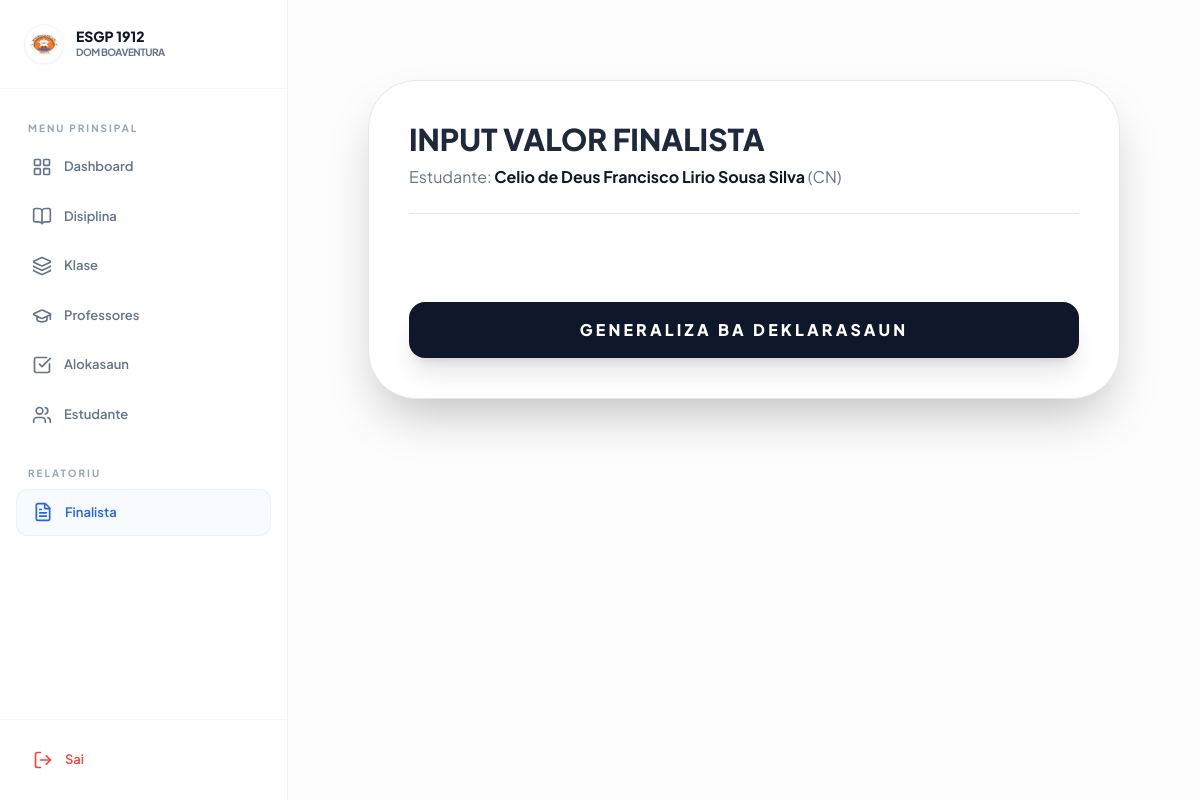
The page /attendance/finalista/input-valor/2/ on the database its author committed.
### users/models.py (models this page shows, shortened)
class Estudante(models.Model):
    SEXU_CHOICES = [('Mane', 'Mane'), ('Feto', 'Feto')]
    nu_emis = models.CharField(max_length=20, unique=True)
    naran_kompletu = models.CharField(max_length=255)
    sexu = models.CharField(max_length=10, choices=SEXU_CHOICES)
    foto = models.ImageField(upload_to='estudante_fotos/', null=True, blank=True)
    klase = models.ForeignKey('academic.Klase', on_delete=models.CASCADE)
    status = models.CharField(max_length=10, default="Ativu")

### academic/models.py (models this page shows, shortened)
class Klase(models.Model):
    DEPARTAMENTU_CHOICES = [('CN', 'Ciencias Naturais'), ('CSH', 'Ciencias Sociais e Humanidades')]
    NIVEL_CHOICES = [('10', '10'), ('11', '11'), ('12', '12')]
    nivel = models.CharField(max_length=2, choices=NIVEL_CHOICES)
    departamentu = models.CharField(max_length=3, choices=DEPARTAMENTU_CHOICES)
    turma = models.CharField(max_length=5) # Contoh: A, B, atau C

### attendance/views.py (the view, shortened to what this page needs)
# urls.py: path('finalista/input-valor/<int:estudante_id>/', views.input_valor_estudante, name='input_valor_estudante'),
def input_valor_estudante(request, estudante_id):
    estudante = get_object_or_404(Estudante, id=estudante_id)
    disiplinas = Disiplina.objects.filter(
        Q(departamentu='Geral') | Q(departamentu=estudante.klase.departamentu)
    )
    return render(request, 'attendance/form_valor.html', {
        'estudante': estudante,
        'disiplinas': disiplinas,
    })

### templates/attendance/form_valor.html (shortened to what this page needs)
{% extends 'base.html' %}
{% block content %}
<div class="max-w-4xl mx-auto p-8">
    <div class="bg-white rounded-[3rem] border border-slate-200 shadow-2xl p-10">
        <h2 class="text-3xl font-black text-slate-800 mb-2 uppercase">Input Valor Finalista</h2>
        <p class="text-slate-500 mb-8 border-b pb-6">Estudante: <span class="font-bold text-slate-900">{{ estudante.naran_kompletu }}</span> ({{ estudante.klase.departamentu }})</p>
        <form method="POST" class="space-y-6">
    <div class="pt-8">
    <button type="submit" class="w-full py-4 bg-slate-900 text-white text-center rounded-2xl font-black uppercase tracking-[0.2em] shadow-xl hover:bg-indigo-600 transform hover:-translate-y-1 transition-all">
         Generaliza ba Deklarasaun
    </button>
</div>
</form>
    </div>
</div>
{% endblock %}

### templates/base.html (style rules this page uses)
:root { --primary: #3b82f6; }
body { font-family: 'Plus Jakarta Sans', sans-serif; background: #fdfdfd; color: #1e293b; }

### rows shown on the page
Estudante: naran_kompletu "Celio de Deus Francisco Lirio Sousa Silva", klase.departamentu "CN"
